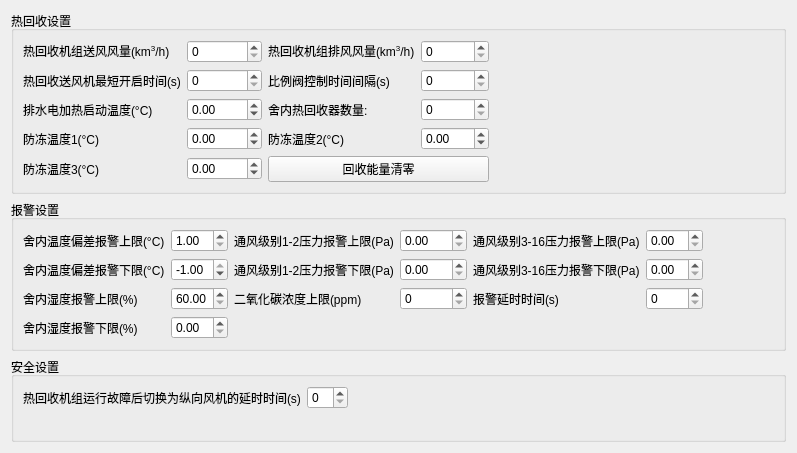
<?xml version="1.0" encoding="UTF-8"?>
<ui version="4.0">
 <class>ParSetFour</class>
 <widget class="QWidget" name="ParSetFour">
  <property name="geometry">
   <rect>
    <x>0</x>
    <y>0</y>
    <width>797</width>
    <height>453</height>
   </rect>
  </property>
  <property name="windowTitle">
   <string>Form</string>
  </property>
  <layout class="QGridLayout" name="gridLayout_6">
   <item row="0" column="0">
    <widget class="QGroupBox" name="groupBox">
     <property name="title">
      <string>热回收设置</string>
     </property>
     <layout class="QGridLayout" name="gridLayout_3">
      <item row="0" column="0">
       <layout class="QGridLayout" name="gridLayout_2">
        <item row="0" column="3" colspan="2">
         <widget class="QLabel" name="label_3">
          <property name="text">
           <string>&lt;html&gt;&lt;head/&gt;&lt;body&gt;&lt;p&gt;热回收机组排风风量(km&lt;span style=&quot; vertical-align:super;&quot;&gt;3&lt;/span&gt;/h)&lt;/p&gt;&lt;/body&gt;&lt;/html&gt;</string>
          </property>
         </widget>
        </item>
        <item row="1" column="0" rowspan="2">
         <widget class="QLabel" name="label_4">
          <property name="text">
           <string>热回收送风机最短开启时间(s)</string>
          </property>
         </widget>
        </item>
        <item row="5" column="0" rowspan="2">
         <widget class="QLabel" name="label_6">
          <property name="text">
           <string>防冻温度1(°C)</string>
          </property>
         </widget>
        </item>
        <item row="5" column="1" rowspan="2" colspan="2">
         <widget class="QDoubleSpinBox" name="doubleSpinBox_antifreeze1">
          <property name="minimum">
           <double>-100.000000000000000</double>
          </property>
          <property name="maximum">
           <double>100.000000000000000</double>
          </property>
         </widget>
        </item>
        <item row="7" column="0">
         <widget class="QLabel" name="label_7">
          <property name="text">
           <string>防冻温度3(°C)</string>
          </property>
         </widget>
        </item>
        <item row="7" column="1" colspan="2">
         <widget class="QDoubleSpinBox" name="doubleSpinBox_antifreeze3">
          <property name="minimum">
           <double>-100.000000000000000</double>
          </property>
          <property name="maximum">
           <double>100.000000000000000</double>
          </property>
         </widget>
        </item>
        <item row="7" column="3" colspan="3">
         <widget class="QPushButton" name="pushButton_vol_clear">
          <property name="text">
           <string>回收能量清零</string>
          </property>
         </widget>
        </item>
        <item row="0" column="0">
         <widget class="QLabel" name="label_2">
          <property name="text">
           <string>&lt;html&gt;&lt;head/&gt;&lt;body&gt;&lt;p&gt;热回收机组送风风量(km&lt;span style=&quot; vertical-align:super;&quot;&gt;3&lt;/span&gt;/h)&lt;/p&gt;&lt;/body&gt;&lt;/html&gt;</string>
          </property>
         </widget>
        </item>
        <item row="0" column="1" colspan="2">
         <widget class="QSpinBox" name="spinBox_in_vol">
          <property name="maximum">
           <number>100000</number>
          </property>
         </widget>
        </item>
        <item row="1" column="1" rowspan="2" colspan="2">
         <widget class="QSpinBox" name="spinBox_min_open_time">
          <property name="maximum">
           <number>10000</number>
          </property>
         </widget>
        </item>
        <item row="3" column="0" rowspan="2">
         <widget class="QLabel" name="label_5">
          <property name="text">
           <string>排水电加热启动温度(°C)</string>
          </property>
         </widget>
        </item>
        <item row="3" column="1" rowspan="2" colspan="2">
         <widget class="QDoubleSpinBox" name="doubleSpinBox_heating_t">
          <property name="minimum">
           <double>-1000.000000000000000</double>
          </property>
          <property name="maximum">
           <double>1000.000000000000000</double>
          </property>
         </widget>
        </item>
        <item row="1" column="3" rowspan="2" colspan="2">
         <widget class="QLabel" name="label_8">
          <property name="text">
           <string>比例阀控制时间间隔(s)</string>
          </property>
         </widget>
        </item>
        <item row="0" column="5">
         <widget class="QSpinBox" name="spinBox_out_vol">
          <property name="maximum">
           <number>100000</number>
          </property>
         </widget>
        </item>
        <item row="3" column="3" rowspan="2" colspan="2">
         <widget class="QLabel" name="label_9">
          <property name="text">
           <string>舍内热回收器数量:</string>
          </property>
         </widget>
        </item>
        <item row="5" column="3" rowspan="2" colspan="2">
         <widget class="QLabel" name="label_10">
          <property name="text">
           <string>防冻温度2(°C)</string>
          </property>
         </widget>
        </item>
        <item row="5" column="5" rowspan="2">
         <widget class="QDoubleSpinBox" name="doubleSpinBox_antifreeze2">
          <property name="minimum">
           <double>-100.000000000000000</double>
          </property>
          <property name="maximum">
           <double>100.000000000000000</double>
          </property>
         </widget>
        </item>
        <item row="3" column="5" rowspan="2">
         <widget class="QSpinBox" name="spinBox_hoter_count">
          <property name="maximum">
           <number>1000000</number>
          </property>
         </widget>
        </item>
        <item row="1" column="5" rowspan="2">
         <widget class="QSpinBox" name="spinBox_control_time">
          <property name="maximum">
           <number>100000</number>
          </property>
         </widget>
        </item>
       </layout>
      </item>
      <item row="0" column="1">
       <spacer name="horizontalSpacer_2">
        <property name="orientation">
         <enum>Qt::Horizontal</enum>
        </property>
        <property name="sizeHint" stdset="0">
         <size>
          <width>304</width>
          <height>20</height>
         </size>
        </property>
       </spacer>
      </item>
     </layout>
    </widget>
   </item>
   <item row="1" column="0">
    <widget class="QGroupBox" name="groupBox_2">
     <property name="title">
      <string>报警设置</string>
     </property>
     <layout class="QGridLayout" name="gridLayout_5">
      <item row="0" column="0">
       <layout class="QGridLayout" name="gridLayout_4">
        <item row="0" column="0" colspan="3">
         <widget class="QLabel" name="label_11">
          <property name="text">
           <string>舍内温度偏差报警上限(°C)</string>
          </property>
         </widget>
        </item>
        <item row="0" column="3">
         <widget class="QDoubleSpinBox" name="doubleSpinBox_deviation_u">
          <property name="minimum">
           <double>1.000000000000000</double>
          </property>
          <property name="maximum">
           <double>20.000000000000000</double>
          </property>
         </widget>
        </item>
        <item row="0" column="4">
         <widget class="QLabel" name="label_15">
          <property name="text">
           <string>通风级别1-2压力报警上限(Pa)</string>
          </property>
         </widget>
        </item>
        <item row="0" column="5">
         <widget class="QDoubleSpinBox" name="doubleSpinBox_pa_1_2_u"/>
        </item>
        <item row="0" column="6">
         <widget class="QLabel" name="label_18">
          <property name="text">
           <string>通风级别3-16压力报警上限(Pa)</string>
          </property>
         </widget>
        </item>
        <item row="0" column="7">
         <widget class="QDoubleSpinBox" name="doubleSpinBox_pa_3_16_u"/>
        </item>
        <item row="1" column="0" colspan="3">
         <widget class="QLabel" name="label_12">
          <property name="text">
           <string>舍内温度偏差报警下限(°C)</string>
          </property>
         </widget>
        </item>
        <item row="1" column="3">
         <widget class="QDoubleSpinBox" name="doubleSpinBox_deviation_d">
          <property name="minimum">
           <double>-5.000000000000000</double>
          </property>
          <property name="maximum">
           <double>-1.000000000000000</double>
          </property>
         </widget>
        </item>
        <item row="1" column="4">
         <widget class="QLabel" name="label_16">
          <property name="text">
           <string>通风级别1-2压力报警下限(Pa)</string>
          </property>
         </widget>
        </item>
        <item row="1" column="5">
         <widget class="QDoubleSpinBox" name="doubleSpinBox_pa_1_2_d"/>
        </item>
        <item row="1" column="6">
         <widget class="QLabel" name="label_19">
          <property name="text">
           <string>通风级别3-16压力报警下限(Pa)</string>
          </property>
         </widget>
        </item>
        <item row="1" column="7">
         <widget class="QDoubleSpinBox" name="doubleSpinBox_pa_3_16_d"/>
        </item>
        <item row="2" column="4">
         <widget class="QLabel" name="label_17">
          <property name="text">
           <string>二氧化碳浓度上限(ppm)</string>
          </property>
         </widget>
        </item>
        <item row="2" column="5">
         <widget class="QSpinBox" name="spinBox_co2_u">
          <property name="maximum">
           <number>100000</number>
          </property>
         </widget>
        </item>
        <item row="2" column="6">
         <widget class="QLabel" name="label_20">
          <property name="text">
           <string>报警延时时间(s)</string>
          </property>
         </widget>
        </item>
        <item row="2" column="7">
         <widget class="QSpinBox" name="spinBox_alarm_delay"/>
        </item>
        <item row="2" column="0" colspan="3">
         <widget class="QLabel" name="label_13">
          <property name="text">
           <string>舍内湿度报警上限(%)</string>
          </property>
         </widget>
        </item>
        <item row="3" column="0" colspan="3">
         <widget class="QLabel" name="label_14">
          <property name="text">
           <string>舍内湿度报警下限(%)</string>
          </property>
         </widget>
        </item>
        <item row="3" column="3">
         <widget class="QDoubleSpinBox" name="doubleSpinBox_humidity_d">
          <property name="maximum">
           <double>80.000000000000000</double>
          </property>
         </widget>
        </item>
        <item row="2" column="3">
         <widget class="QDoubleSpinBox" name="doubleSpinBox_humidity_u">
          <property name="minimum">
           <double>60.000000000000000</double>
          </property>
          <property name="maximum">
           <double>99.000000000000000</double>
          </property>
         </widget>
        </item>
       </layout>
      </item>
      <item row="0" column="1">
       <spacer name="horizontalSpacer_3">
        <property name="orientation">
         <enum>Qt::Horizontal</enum>
        </property>
        <property name="sizeHint" stdset="0">
         <size>
          <width>64</width>
          <height>20</height>
         </size>
        </property>
       </spacer>
      </item>
     </layout>
    </widget>
   </item>
   <item row="2" column="0">
    <widget class="QGroupBox" name="groupBox_3">
     <property name="title">
      <string>安全设置</string>
     </property>
     <layout class="QGridLayout" name="gridLayout">
      <item row="0" column="1">
       <widget class="QSpinBox" name="spinBox_error_swtich_delay"/>
      </item>
      <item row="0" column="2">
       <spacer name="horizontalSpacer">
        <property name="orientation">
         <enum>Qt::Horizontal</enum>
        </property>
        <property name="sizeHint" stdset="0">
         <size>
          <width>422</width>
          <height>20</height>
         </size>
        </property>
       </spacer>
      </item>
      <item row="0" column="0">
       <widget class="QLabel" name="label">
        <property name="text">
         <string>热回收机组运行故障后切换为纵向风机的延时时间(s)</string>
        </property>
       </widget>
      </item>
      <item row="1" column="0">
       <spacer name="verticalSpacer">
        <property name="orientation">
         <enum>Qt::Vertical</enum>
        </property>
        <property name="sizeHint" stdset="0">
         <size>
          <width>20</width>
          <height>40</height>
         </size>
        </property>
       </spacer>
      </item>
     </layout>
    </widget>
   </item>
  </layout>
 </widget>
 <resources/>
 <connections/>
</ui>
